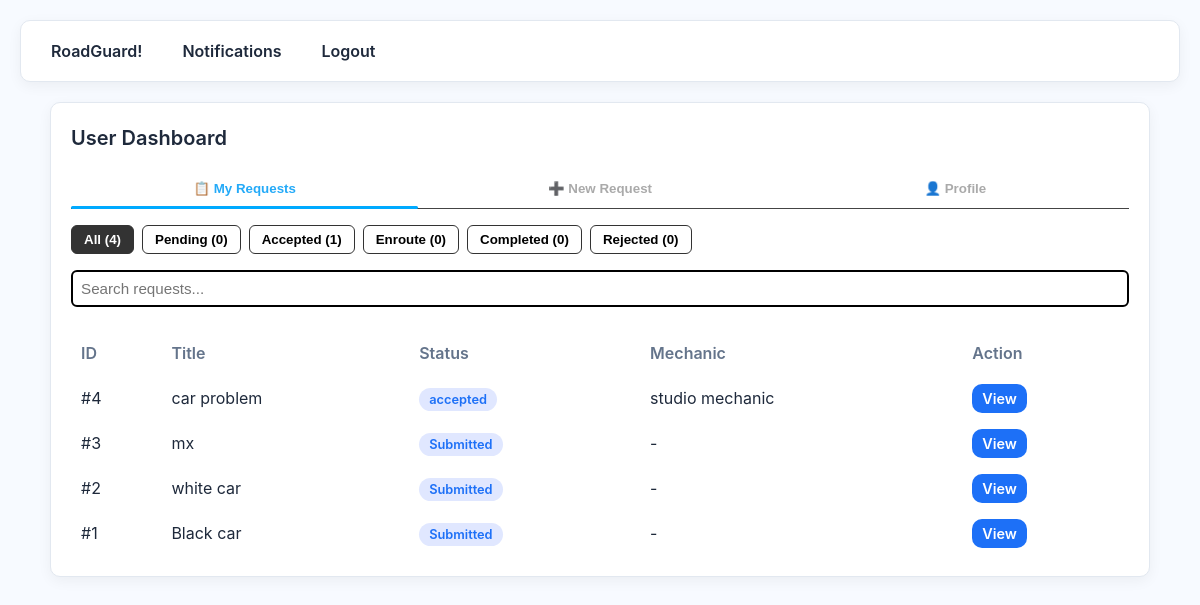
Page /user/dashboard (signed in) on the earlier database version.
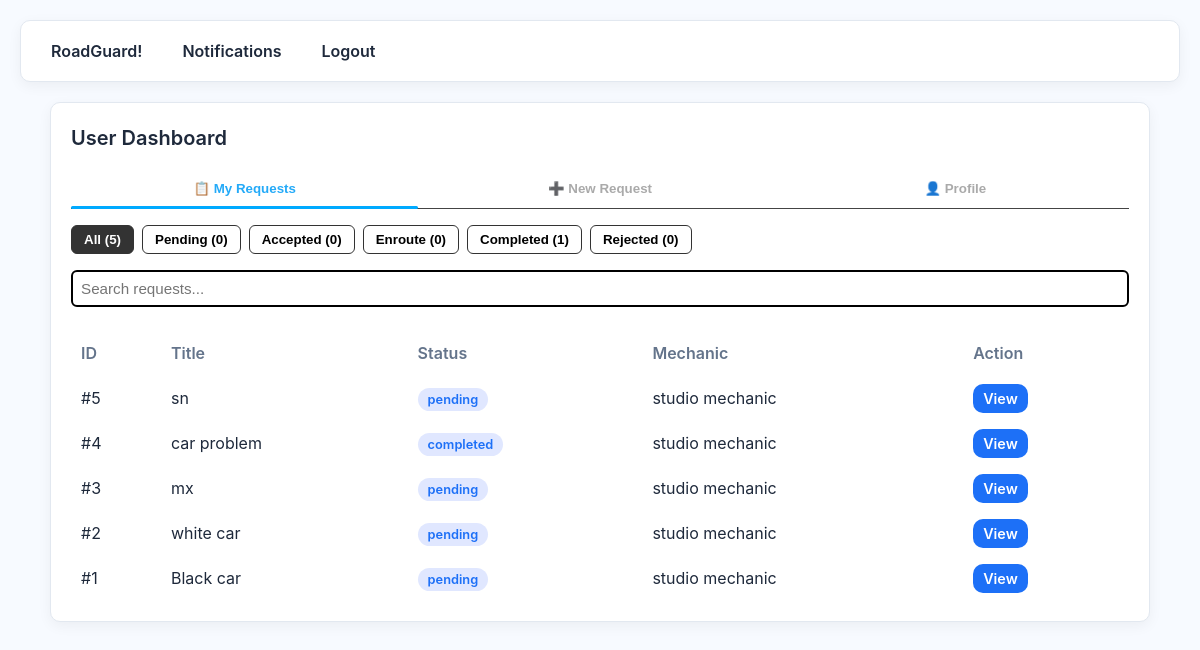
Same page on the later database version.
### app.py (models this page shows)
class ServiceRequest(db.Model):
    id = db.Column(db.Integer, primary_key=True)
    user_id = db.Column(db.Integer, db.ForeignKey('user.id'))
    title = db.Column(db.String(200))
    description = db.Column(db.Text)
    lat = db.Column(db.Float)
    lng = db.Column(db.Float)
    status = db.Column(db.String(50), default='Submitted')
    created_at = db.Column(db.DateTime, default=datetime.utcnow)
    assigned_mechanic_id = db.Column(db.Integer, db.ForeignKey('user.id'), nullable=True)
    mechanic_response = db.Column(db.Text, nullable=True)
    user = db.relationship("User", foreign_keys=[user_id], backref="requests_made")
    mechanic = db.relationship("User", foreign_keys=[assigned_mechanic_id], backref="requests_taken")

class User(UserMixin, db.Model):
    id = db.Column(db.Integer, primary_key=True)
    name = db.Column(db.String(120))
    email = db.Column(db.String(120), unique=True)
    password = db.Column(db.String(120))
    role = db.Column(db.String(20), default=Role.USER.value)
    phone = db.Column(db.String(20))

### app.py (the view)
@app.route('/user/dashboard')
@login_required
def user_dashboard():
    if current_user.role != Role.USER.value:
        flash('Unauthorized', 'danger')
        return redirect(url_for('index'))
    requests = ServiceRequest.query.filter_by(user_id=current_user.id).order_by(ServiceRequest.created_at.desc()).all()
    return render_template('user_dashboard.html', requests=requests)

### app.py (called while the page is built)
@login_manager.user_loader
def load_user(user_id):
    return User.query.get(int(user_id))

### templates/user_dashboard.html (shortened to what this page needs)
{% extends 'layout.html' %}
{% block content %}
<div class="card fade-in">
  <h2>User Dashboard</h2>
  <div class="tabs-container mt-16">
    <div class="tabs">
      <button class="tab-btn active" onclick="openTab(event, 'requests')">📋 My Requests</button>
      <button class="tab-btn" onclick="openTab(event, 'new')">➕ New Request</button>
      <button class="tab-btn" onclick="openTab(event, 'profile')">👤 Profile</button>
    </div>
    <div class="tab-underline"></div>
  </div>
  <div id="requests" class="tab-content active mt-16">
    {% if requests %}
      <div class="status-tabs mb-4">
        <button class="status-tab active" onclick="filterStatus('all')">
          All ({{ requests|length }})
        </button>
        <button class="status-tab" onclick="filterStatus('submitted')">
          Pending ({{ requests|selectattr('status','equalto','submitted')|list|length }})
        </button>
        <button class="status-tab" onclick="filterStatus('accepted')">
          Accepted ({{ requests|selectattr('status','equalto','accepted')|list|length }})
        </button>
        <button class="status-tab" onclick="filterStatus('enroute')">
          Enroute ({{ requests|selectattr('status','equalto','enroute')|list|length }})
        </button>
        <button class="status-tab" onclick="filterStatus('completed')">
          Completed ({{ requests|selectattr('status','equalto','completed')|list|length }})
        </button>
        <button class="status-tab" onclick="filterStatus('rejected')">
          Rejected ({{ requests|selectattr('status','equalto','rejected')|list|length }})
        </button>
      </div>
      <div class="mb-4">
        <input type="text" id="searchInput" placeholder="Search requests..." class="search-input" onkeyup="filterTable()">
      </div>
      <div class="table-wrapper">
        <table class="request-table">
          <thead>
            <tr>
              <th>ID</th>
              <th>Title</th>
              <th>Status</th>
              <th>Mechanic</th>
              <th>Action</th>
            </tr>
          </thead>
          <tbody id="requestTableBody">
            {% for r in requests %}
            <tr data-status="{{ r.status|lower }}">
              <td>#{{ r.id }}</td>
              <td>{{ r.title }}</td>
              <td><span class="badge {{ r.status|lower }}">{{ r.status }}</span></td>
              <td>{% if r.mechanic %}{{ r.mechanic.name }}{% else %}-{% endif %}</td>
              <td><a href="{{ url_for('request_detail', req_id=r.id) }}" class="btn small no-underline">View</a></td>
            </tr>
            {% endfor %}
          </tbody>
        </table>
      </div>
    {% else %}
      <div class="empty">No requests yet.</div>
    {% endif %}
  </div>
</div>
{% endblock %}

### templates/layout.html (shortened to what this page needs)
<!doctype html>
<html>
<head>
  <link rel="stylesheet" href="{{ url_for('static', filename='style.css') }}">
  <link rel="stylesheet" href="https://unpkg.com/leaflet@1.9.4/dist/leaflet.css" />
</head>
<body>
  <nav class="topnav">
    <a href="{{ url_for('index') }}">RoadGuard!</a>
    {% if current_user.is_authenticated %}
      <a href="{{ url_for('notifications') }}">Notifications</a>
      <a href="{{ url_for('logout') }}">Logout</a>
    {% else %}
      <a href="{{ url_for('login') }}">Login</a>
      <a href="{{ url_for('register') }}">Register</a>
    {% endif %}
  </nav>
  <div class="container">
    {% block content %}{% endblock %}
  </div>
</body>
</html>

### static/style.css (style rules this page uses)
:root { --bg: #f7faff; --card: #ffffff; --border: #e2e8f0; --text: #1e293b; --muted: #64748b; --blue: #1d70f7; --blue-hover: #155fd1; --radius: 10px; --shadow: 0 4px 14px rgba(0,0,0,0.05); --max-width: 1100px; font-size: 16px; }
* { box-sizing: border-box; margin: 0; padding: 0; }
body { font-family: 'Inter', sans-serif; background: var(--bg); color: var(--text); line-height: 1.5; padding: 20px; }
.container { max-width: var(--max-width); margin: auto; }
.topnav { display: flex; gap: 20px; padding: 12px 20px; background: #fff; border: 1px solid var(--border); border-radius: var(--radius); box-shadow: var(--shadow); margin-bottom: 20px; }
.topnav a { color: var(--text); text-decoration: none; font-weight: 600; padding: 6px 10px; border-radius: 6px; transition: background 0.2s; }
.card { background: var(--card); border: 1px solid var(--border); border-radius: var(--radius); padding: 20px; box-shadow: var(--shadow); margin-bottom: 20px; }
h1,h2,h3 { margin-bottom: 12px; font-weight: 600; }
h2 { font-size: 1.25rem; color: var(--text); }
.btn { background: var(--blue); color: #fff; padding: 10px 14px; border: none; border-radius: var(--radius); cursor: pointer; font-weight: 600; transition: background 0.2s; }
.btn.small { padding: 6px 10px; font-size: 0.9rem; }
input, select, textarea { width: 100%; padding: 10px; border: 1px solid var(--border); border-radius: var(--radius); font-size: 0.95rem; margin-bottom: 14px; transition: border-color 0.2s, box-shadow 0.2s; }
.badge { padding: 4px 10px; border-radius: 999px; font-size: 0.8rem; font-weight: 600; background: #e0e7ff; color: var(--blue); }
.table-wrapper { overflow-x: auto; }
table { width: 100%; border-collapse: collapse; margin-top: 10px; }
table th, table td { padding: 10px; text-align: left; border-bottom: 1px solid var(--border); }
table th { font-weight: 600; color: var(--muted); }
.mt-16 { margin-top: 16px; }

### templates/user_dashboard.html (style rules this page uses)
.tabs-container { position: relative; margin-bottom: 16px; }
.tabs { display:flex; gap:8px; border-bottom:1px solid #444; }
.tab-btn { flex:1; padding:12px 0; background:transparent; border:none; cursor:pointer; font-weight:600; color:#aaa; transition: all 0.3s; text-align:center; }
.tab-btn.active { color:#24aaf8; }
.tab-underline { position:absolute; bottom:0; left:0; height:3px; background:#00aaff; transition: all 0.3s ease; border-radius:2px; }
.status-tabs { display:flex; gap:8px; flex-wrap:wrap; margin-bottom:16px; }
.status-tab { padding:6px 12px; border:1px solid #333; border-radius:6px; background:transparent; cursor:pointer; font-weight:600; transition: all 0.2s; }
.status-tab.active { background:#333; color:#fff; }
.table-wrapper { overflow-x:auto; }
.request-table { width:100%; border-collapse: collapse; }
.request-table th, .request-table td { padding:10px; border-bottom:1px solid rgba(255,255,255,0.1); text-align:left; }
.request-table th { background:rgba(255,255,255,0.02); }
.no-underline { text-decoration:none; }
.search-input { width:100%; padding:8px; border:2px solid black; border-radius:6px; background:var(--bg-alt); color:var(--text); }

Differences in the rows shown:
added ServiceRequest: id "5", title "sn", status "pending", mechanic.name "studio mechanic"
changed ServiceRequest "car problem": status "accepted" → "completed"
changed ServiceRequest "mx": status "Submitted" → "pending"; mechanic.name (not shown) → "studio mechanic"; no longer shows "-"
changed ServiceRequest "white car": status "Submitted" → "pending"; mechanic.name (not shown) → "studio mechanic"; no longer shows "-"
changed ServiceRequest "Black car": status "Submitted" → "pending"; mechanic.name (not shown) → "studio mechanic"; no longer shows "-"
Other differences:
{{ requests|length }}: "4" → "5"
{{ requests|selectattr('status','equalto','accepted')|list|length }}: "1" → "0"
{{ requests|selectattr('status','equalto','completed')|list|length }}: "0" → "1"
